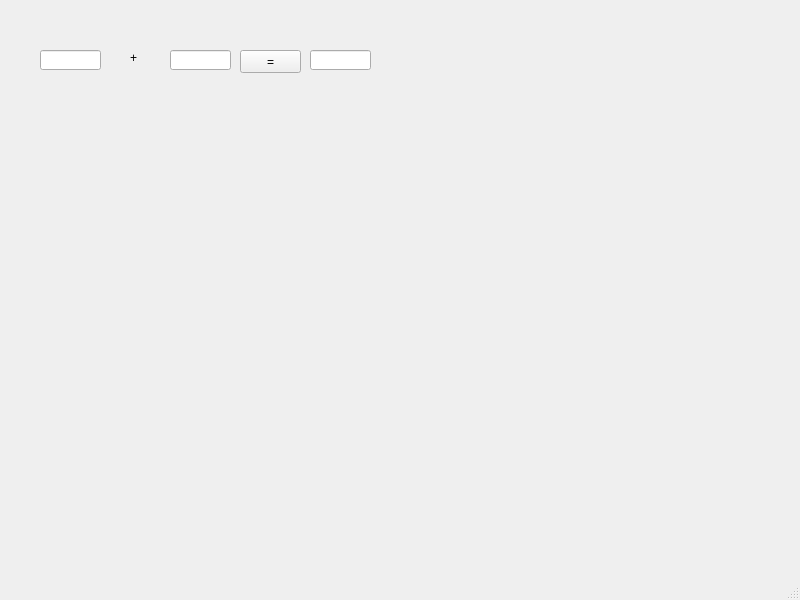
<?xml version="1.0" encoding="UTF-8"?>
<ui version="4.0">
 <class>MainWindow</class>
 <widget class="QMainWindow" name="MainWindow">
  <property name="geometry">
   <rect>
    <x>0</x>
    <y>0</y>
    <width>800</width>
    <height>600</height>
   </rect>
  </property>
  <property name="windowTitle">
   <string>MainWindow</string>
  </property>
  <widget class="QWidget" name="centralwidget">
   <widget class="QLineEdit" name="le1">
    <property name="geometry">
     <rect>
      <x>40</x>
      <y>50</y>
      <width>61</width>
      <height>20</height>
     </rect>
    </property>
   </widget>
   <widget class="QLineEdit" name="le2">
    <property name="geometry">
     <rect>
      <x>170</x>
      <y>50</y>
      <width>61</width>
      <height>20</height>
     </rect>
    </property>
   </widget>
   <widget class="QLineEdit" name="le3">
    <property name="geometry">
     <rect>
      <x>310</x>
      <y>50</y>
      <width>61</width>
      <height>20</height>
     </rect>
    </property>
   </widget>
   <widget class="QLabel" name="lbl">
    <property name="geometry">
     <rect>
      <x>130</x>
      <y>50</y>
      <width>21</width>
      <height>16</height>
     </rect>
    </property>
    <property name="text">
     <string>+</string>
    </property>
   </widget>
   <widget class="QPushButton" name="pb">
    <property name="geometry">
     <rect>
      <x>240</x>
      <y>50</y>
      <width>61</width>
      <height>23</height>
     </rect>
    </property>
    <property name="text">
     <string>=</string>
    </property>
   </widget>
  </widget>
  <widget class="QMenuBar" name="menubar">
   <property name="geometry">
    <rect>
     <x>0</x>
     <y>0</y>
     <width>800</width>
     <height>21</height>
    </rect>
   </property>
  </widget>
  <widget class="QStatusBar" name="statusbar"/>
 </widget>
 <resources/>
 <connections/>
</ui>
